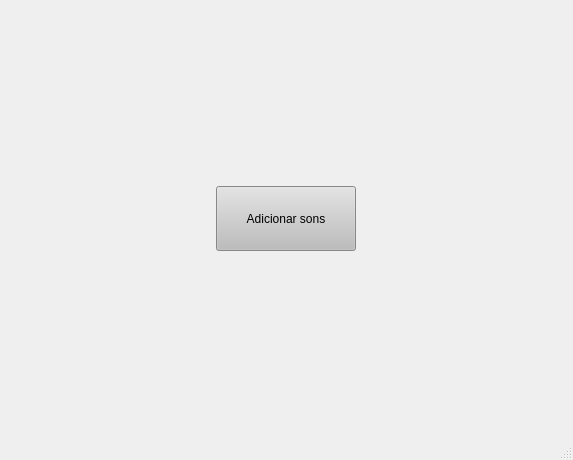
<?xml version="1.0" encoding="UTF-8"?>
<ui version="4.0">
 <class>MainWindow</class>
 <widget class="QMainWindow" name="MainWindow">
  <property name="geometry">
   <rect>
    <x>0</x>
    <y>0</y>
    <width>573</width>
    <height>460</height>
   </rect>
  </property>
  <property name="windowTitle">
   <string>MainWindow</string>
  </property>
  <widget class="QWidget" name="centralwidget">
   <layout class="QVBoxLayout" name="verticalLayout">
    <item>
     <layout class="QHBoxLayout" name="horizontalLayout">
      <item>
       <widget class="QPushButton" name="addSongsButton">
        <property name="minimumSize">
         <size>
          <width>30</width>
          <height>30</height>
         </size>
        </property>
        <property name="maximumSize">
         <size>
          <width>140</width>
          <height>65</height>
         </size>
        </property>
        <property name="styleSheet">
         <string notr="true">background-color: rgb(189, 189, 189)</string>
        </property>
        <property name="text">
         <string>Adicionar sons</string>
        </property>
       </widget>
      </item>
     </layout>
    </item>
   </layout>
  </widget>
  <widget class="QMenuBar" name="menubar">
   <property name="geometry">
    <rect>
     <x>0</x>
     <y>0</y>
     <width>573</width>
     <height>20</height>
    </rect>
   </property>
  </widget>
  <widget class="QStatusBar" name="statusbar"/>
 </widget>
 <resources/>
 <connections/>
</ui>
